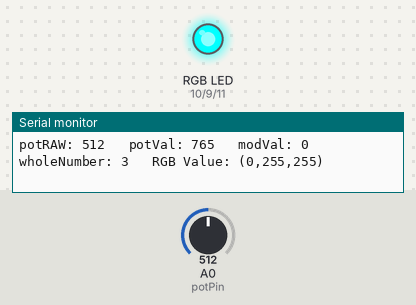
Recording of a sketch running on a simulated Arduino Uno, built with avr-gcc and run on an emulated ATmega328P. On the bench: an RGB LED mixed from three pins (HIGH = lit), the last lines printed to the serial monitor. The inputs (shaded band) are chosen by the test bench; at power-on: A0 (potPin) = 512.

Above: at 1.2 s.
1.3 s: A0 (potPin) set to 716
At 2.3 s:
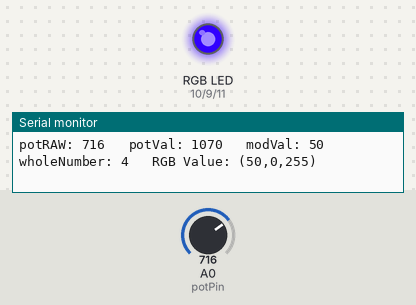
2.8 s: A0 (potPin) set to 900
At 3.8 s:
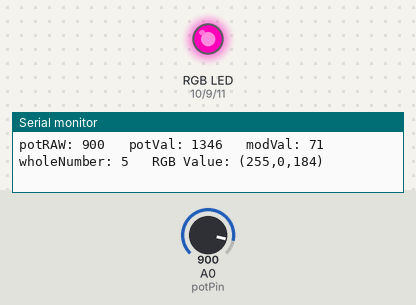
4.4 s: A0 (potPin) set to 1023
At 4.7 s:
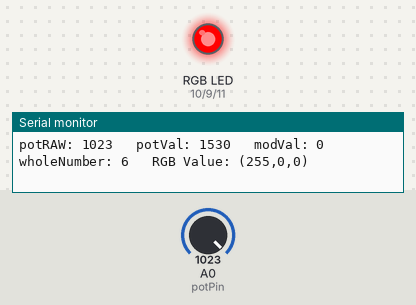
5.9 s: A0 (potPin) set to 1004
At 6.8 s:
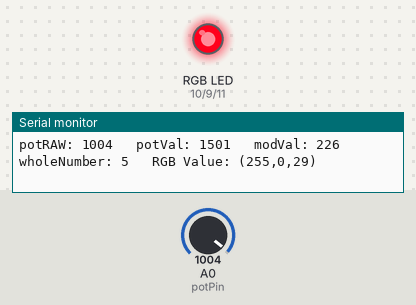
7.5 s: A0 (potPin) set to 511
At 8.4 s:
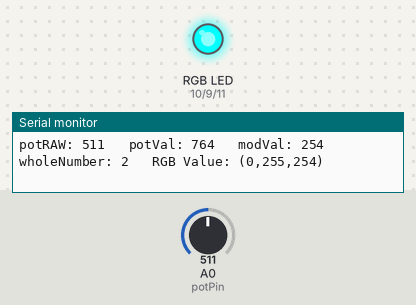
9.0 s: A0 (potPin) set to 306
At 10.6 s:
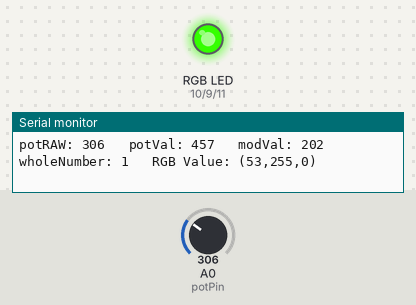
Timing chart, 0 to 11.6 s (numbered marks = the images above; inputs shaded):
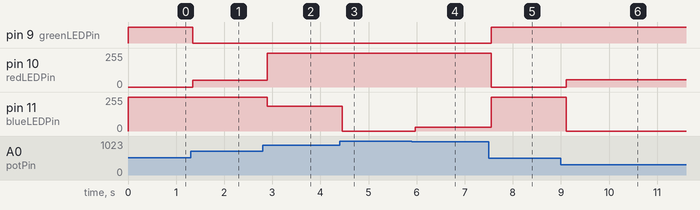

The sketch:

10.ino
```cpp
// (licence header left out)
// setting up the RGB LED's pins as outputs
const int redLEDPin = 10;     // red leg of RGB LED connected to pin 10
const int greenLEDPin = 9;    // green leg of RGB LED connected to pin 9
const int blueLEDPin = 11;    // blue leg of RGB LED connected to pin 11

// assigning the potentiometer's output to analog pin A0
const int potPin = A0;        // analog pin connected to potentiometer

// setting up variables to hold the data for each LED leg of the RGB LED
int redVal = 0;               // value to write to the red LED
int greenVal = 0;             // value to write to the green LED
int blueVal = 0;              // value to write to the blue LED

// potentiometer setup
int potRAW = 0;               // setup potRAW variable as int
int potVal = 0;               // setup potVal variable as an int
int wholeNumber = 0;          // setup wholeNumber variable as int
int modVal = 0;               // setup modVal variable as int


void setup() {
  // put your setup code here, to run once:
  Serial.begin(9600);
}

void loop() {

// take in the RAW reading from the potentiometer
  potRAW = analogRead(potPin);
  Serial.print("potRAW: ");
  Serial.print(potRAW);                     // print potRaw to Serial for debugging

// map the potentiometer's RAW reading to a range we need for the fader (1530 = 5 steps of 255)
  potVal = map(potRAW, 0, 1023, 0, 1530);
  Serial.print("\t potVal: ");
  Serial.print(potVal);                     // print potVal to Serial for debugging

// using modulous command we can drop anything more than 255 for assigning to the RGB values. Will not ever be greater than 255.
  modVal = potVal % 255;
  Serial.print("\t modVal: ");
  Serial.print(modVal);                     // print modVal to Serial for debugging

// will return whole number of how many times the potVal can be divided by 255 for switch statement
  wholeNumber = potVal / 255.;
  Serial.print("\t wholeNumber: ");
  Serial.print(wholeNumber);                // print wholeNumber to Serial for debugging

switch(wholeNumber) { // begin switch
  case 0: // potVal is in first 255 range. Starts at Red, then fades in the green LED to make yellow.
    redVal = 255;
    greenVal = modVal;
    blueVal = 0;
    break;
  case 1: // potVal is in second 255 range (255-510). Starts at yellow then fades out red LED to make green.
    redVal = (255-modVal);
    greenVal = 255;
    blueVal = 0;
    break;
  case 2: // potVal is in third 255 range (510-765). Starts at green then fades in blue LED to make Cyan.
    redVal = 0;
    greenVal = 255;
    blueVal = modVal;
    break;
  case 3: // potVal is in fourth 255 range (765-1020). Starts at Cyan and then fades out green LED to make blue.
    redVal = 0;
    greenVal = (255-modVal);
    blueVal = 255;
    break;
  case 4: // potVal is in fifth 255 range (1020-1275). Starts at blue then fades in redLED to make Indigo.
    redVal = modVal;
    greenVal = 0;
    blueVal = 255;
    break;
  case 5: // potVal is in sixth 255 range (1275-1530). Starts at Indigo then fades out blueLED to make Red.
    redVal = 255;
    greenVal = 0;
    blueVal = (255-modVal);
    break;
  case 6: // potVal has hit 1530 value. Pure Red.
    redVal = 255;
    greenVal = 0;
    blueVal = 0;
    break;
  default: // if at any point the potVal is out of range or math doesn't work out. RGBLED displays white. Visual Debugger.
    redVal = 255;
    greenVal = 255;
    blueVal = 255;
    break;
} // end switch

    analogWrite(redLEDPin, redVal);         // write the value of redVal to redLEDPin
    analogWrite(greenLEDPin, greenVal);     // write the value of greenVal to greenLEDPin
    analogWrite(blueLEDPin, blueVal);       // write the value of blueVal to blueLEDPin


// print out numerial value to Serial for the output of the LED. (000,000,000) = black, (255,255,255) = white.
    Serial.print("\t RGB Value: ");
    Serial.print("(");
    Serial.print(redVal);
    Serial.print(",");
    Serial.print(greenVal);
    Serial.print(",");
    Serial.print(blueVal);
    Serial.println(")");

// delay program to 20 milliseconds so as to not overload the buffer
delay(20);

} //end loop
```

Measured:
- after the input at 1.3 s, pin 9 (greenLEDPin): HIGH → LOW after 0.05 s; pin 10 (redLEDPin): 0/255 → 50/255 after 0.05 s
- after the input at 2.8 s, pin 10 (redLEDPin): 50/255 → 255/255 after 0.09 s; pin 11 (blueLEDPin): 255/255 → 184/255 after 0.09 s
- after the input at 4.4 s, pin 11 (blueLEDPin): 184/255 → 0/255 after 0.05 s
- after the input at 5.9 s, pin 11 (blueLEDPin): 0/255 → 29/255 after 0.08 s
- after the input at 7.5 s, pin 9 (greenLEDPin): LOW → HIGH after 0.05 s; pin 10 (redLEDPin): 255/255 → 0/255 after 0.05 s; pin 11 (blueLEDPin): 29/255 → 254/255 after 0.05 s
- after the input at 9.0 s, pin 10 (redLEDPin): 0/255 → 53/255 after 0.11 s; pin 11 (blueLEDPin): 254/255 → 0/255 after 0.12 s
